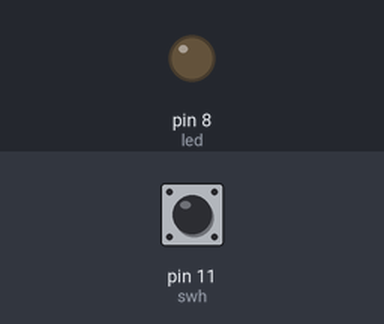
Bench run of a sketch on a simulated Arduino Uno, built with avr-gcc and run on an emulated ATmega328P. Parts: output pins drawn as LEDs (lit = HIGH). The test bench sets the inputs (shaded band); at power-on: pin 11 (swh) HIGH.

Above: at 1.2 s.
1.3 s: pin 11 (swh) pulled LOW for 0.15 s
At 1.37 s:
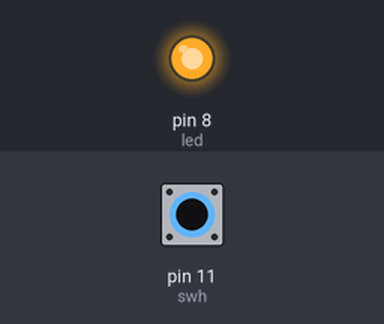
2.9 s: pin 11 (swh) pulled LOW for 3.2 s
At 7.3 s:
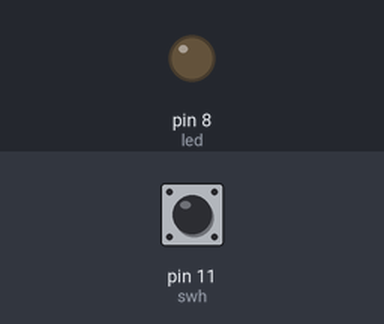
Timing chart, 0 to 8.8 s (numbered marks = the images above; inputs shaded):
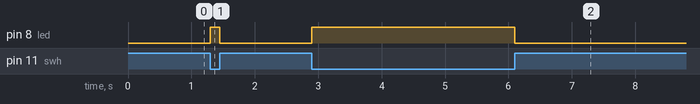

The sketch:

Switch__LED.ino
```cpp
int led = 8;
int swh = 11;


void setup() {
  // put your setup code here, to run once:
  pinMode(led, OUTPUT);
  pinMode(swh, INPUT_PULLUP);


}

void loop() {
  int readValue = digitalRead(swh);

  // put your main code here, to run repeatedly;
  if (readValue == LOW) {
    digitalWrite(led, HIGH) ;
  }
  else {
    digitalWrite (led, LOW) ;

  }
}
```

Measured:
- after the input at 1.3 s, pin 8 (led): LOW → HIGH at once, → LOW 0.15 s later
- after the input at 2.9 s, pin 8 (led): LOW → HIGH at once, → LOW 3.2 s later
